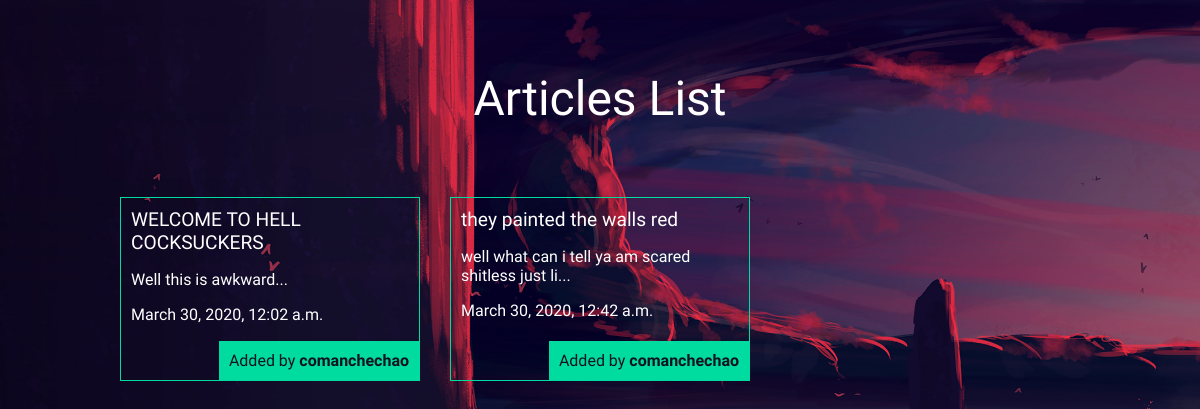
The app's page /articles/ with its own data.
### articles/models.py (models this page shows, shortened)
class Article(models.Model):
    title = models.CharField(max_length=100)
    slug = models.SlugField()
    body = models.TextField()
    date = models.DateTimeField(auto_now_add=True)
    thumb = models.ImageField(default='default.png', blank=True)
    author = models.ForeignKey(User, default=None, on_delete=models.CASCADE)
    def snippet(self):
        return self.body[:50] + '...'

### articles/views.py (the view)
def article_list(request):
    articles = Article.objects.all().order_by('date');
    return render(request, 'articles/article_list.html', { 'articles': articles })

### articles/templates/articles/article_list.html
{% extends 'base_layout.html' %}
{% load static %}
{% block content%}
    <h1>Articles List</h1>
    <div class="articles">
    {% for article in articles %}
        <div class="article">
            <h2><a href="{% url 'articles:detail' slug=article.slug %}">{{ article.title }}</a></h2>
            <p>{{ article.snippet }}</p>
            <p>{{ article.date }}</p>
            <p class="author"> Added by <strong>{{ article.author.username }}</strong></p>
        </div>
    {% endfor %}
    </div>
{% endblock %}

### assets/styles.css (style rules this page uses)
body { background-color: ##280045; background-image: url(/static/cyber_city.png); height: 100%; background-position: center center; background-repeat: no-repeat; background-attachment: fixed; background-size: cover; color: #fff; justify-content: center; align-items: center; }
body * { font-family: Ubuntu; }
h1, h2, h3, h4, h5 { font-family: Ubuntu; font-weight: normal; margin: 0; }
a, a:hover, a:visited { color: #fff; text-decoration: none; }
div.wrapper > h1 { position: relative; text-align: center; margin: 70px auto; font-size:3em; font-style:bold; }
.articles { display: grid; grid-template-columns: 1fr 1fr 1fr; grid-gap: 30px; }
.article { padding: 10px; border: 1px solid #00dba0; position: relative; padding-bottom: 40px; }
.article h2 { font-size: 1.2em; }
.article .author { padding: 10px; background: #00dba0; position: absolute; right: 0; bottom: 0; margin: 0; color: #0f121f; }

### records on screen
Article: title "WELCOME TO HELL COCKSUCKERS", snippet "Well this is awkward...", date "March 30, 2020, 12:02 a.m.", author.username "comanchechao"
Article: title "they painted the walls red", snippet "well what can i tell ya am scared shitless just li...", date "March 30, 2020, 12:42 a.m.", author.username "comanchechao"
